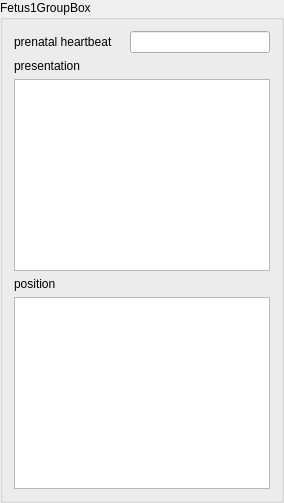
      <widget class="QGroupBox" name="fetus1GroupBox">
       <property name="enabled">
        <bool>true</bool>
       </property>
       <property name="title">
        <string>Fetus1GroupBox</string>
       </property>
       <property name="flat">
        <bool>false</bool>
       </property>
       <layout class="QGridLayout" name="gridLayout_5">
        <item row="0" column="0">
         <layout class="QHBoxLayout" name="horizontalLayout">
          <item>
           <widget class="QLabel" name="prenatalHeartbeatF1Label">
            <property name="text">
             <string>prenatal heartbeat</string>
            </property>
           </widget>
          </item>
          <item>
           <layout class="QHBoxLayout" name="prenatalHeartbeatF1RadioLayout">
            <property name="spacing">
             <number>1</number>
            </property>
            <property name="sizeConstraint">
             <enum>QLayout::SetDefaultConstraint</enum>
            </property>
            <property name="leftMargin">
             <number>2</number>
            </property>
            <property name="topMargin">
             <number>2</number>
            </property>
            <property name="rightMargin">
             <number>9</number>
            </property>
           </layout>
          </item>
          <item>
           <widget class="QLineEdit" name="prenatalHeartbeatF1LineEdit">
            <property name="dragEnabled">
             <bool>true</bool>
            </property>
           </widget>
          </item>
         </layout>
        </item>
        <item row="1" column="0">
         <layout class="QVBoxLayout" name="verticalLayout">
          <item>
           <widget class="QLabel" name="presentationF1Label">
            <property name="text">
             <string>presentation</string>
            </property>
           </widget>
          </item>
          <item>
           <widget class="QListView" name="presentationF1ListView"/>
          </item>
         </layout>
        </item>
        <item row="2" column="0">
         <layout class="QVBoxLayout" name="verticalLayout_2">
          <item>
           <widget class="QLabel" name="positionF1Label">
            <property name="text">
             <string>position</string>
            </property>
           </widget>
          </item>
          <item>
           <widget class="QListView" name="positionF1ListView"/>
          </item>
         </layout>
        </item>
       </layout>
      </widget>
